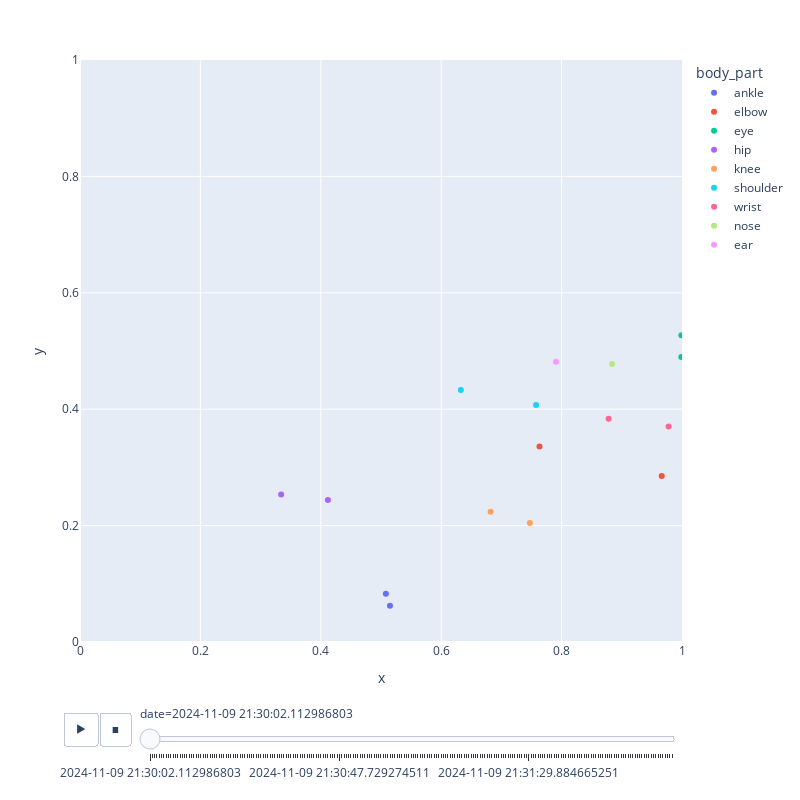

The cell this chart's notebook holds for it:
### Code cell
# MELT THE DATA TO LONG FORMAT FOR DATETIME VISUALIZATION
df_p_melted = df_p.melt(id_vars=[ 'person', 'date'], 
                        value_vars=[col for col in df_p.columns if '_x' in col or '_y' in col], 
                        var_name='body_part', value_name='coordinate')

df_p_melted['axis'] = df_p_melted['body_part'].apply(lambda x: 'x' if '_x' in x else 'y')
df_p_melted['body_part'] = df_p_melted['body_part'].apply(lambda x: x.replace('_x', '').replace('_y', ''))

df_p_wide = df_p_melted.pivot_table(index=['person', 'date', 'body_part'], 
                                    columns='axis', values='coordinate').reset_index()

df_p_wide['body_part'] = df_p_wide['body_part'].replace({
    'left_elbow': 'elbow',
    'right_elbow': 'elbow',
    'left_knee': 'knee',
    'right_knee': 'knee',
    'left_shoulder': 'shoulder',
    'right_shoulder': 'shoulder',
    'left_hip': 'hip',
    'right_hip': 'hip',
    'left_wrist': 'wrist',
    'right_wrist': 'wrist',
    'left_ankle': 'ankle',
    'right_ankle': 'ankle',
    'left_eye': 'eye',
    'right_eye': 'eye',
    'left_ear': 'ear',
    'right_ear': 'ear',
    'nose': 'nose',
    'left_eye': 'eye',
    'right_eye': 'eye',

})

fig = px.scatter(df_p_wide, x="x", y="y",color="body_part", animation_frame="date", range_x=[0, 1], range_y=[0, 1], width=800, height=800)
fig.show()
